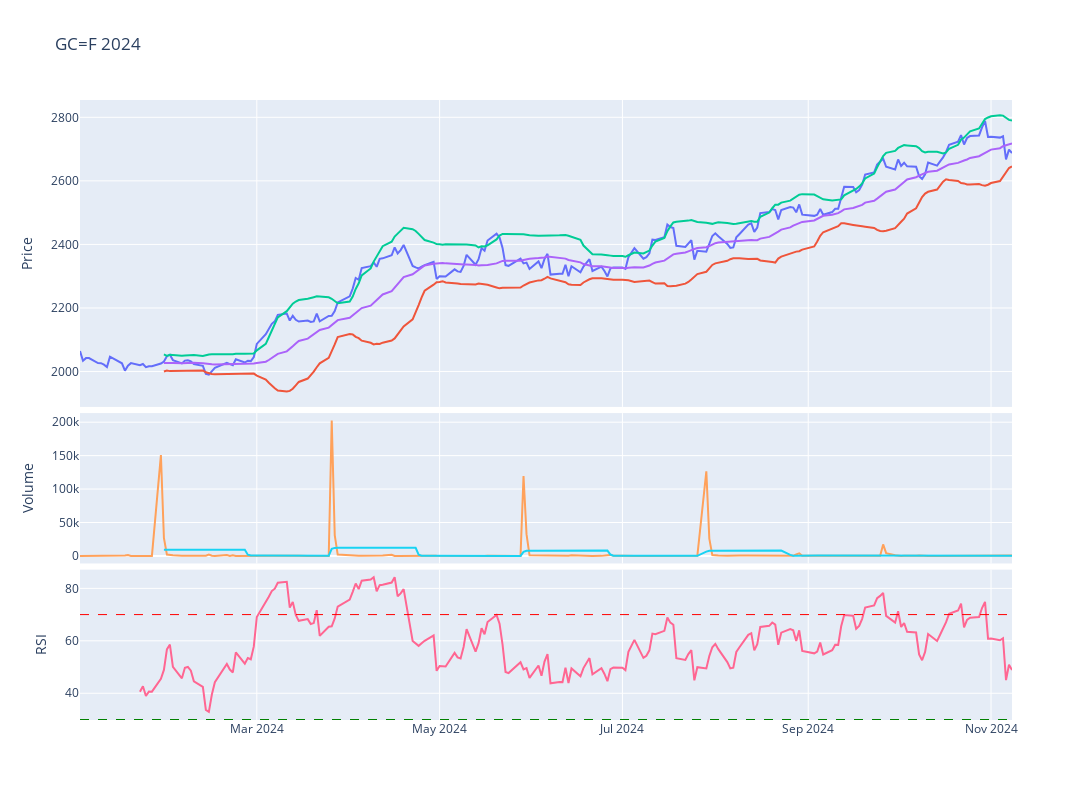

Notebook cell for this chart:
### Code cell
# Plot the adjusted close price
fig = make_subplots(rows=4, cols=1,shared_xaxes=True,vertical_spacing=0.01,specs=[[{'rowspan':2,'colspan':1}],[None],[{'rowspan':1,'colspan':1}],[{'rowspan':1,'colspan':1}]])

# Graph (1,1)
fig.add_trace(go.Scatter(x=stock_ticker['Adj Close'].loc[year].index,y=stock_ticker['Adj Close'].loc[year],mode="lines",name=f'{ticker}'),row=1,col=1)
fig.add_trace(go.Scatter(x=stock_ticker['BB_Lower'].loc[year].index,y=stock_ticker['BB_Lower'].loc[year],mode="lines",name='BB_Lower'),row=1,col=1)
fig.add_trace(go.Scatter(x=stock_ticker['BB_Upper'].loc[year].index,y=stock_ticker['BB_Upper'].loc[year],mode="lines",name='BB_Upper'),row=1,col=1)
fig.add_trace(go.Scatter(x=stock_ticker['MMA20'].loc[year].index,y=stock_ticker['MMA20'].loc[year],mode="lines",name='MMA20'),row=1,col=1)
# Update xaxis properties
fig.update_yaxes(title_text="Price", row=1, col=1)

# Graph (3,1)
fig.add_trace(go.Scatter(x=stock_ticker['Volume'].loc[year].index,y=stock_ticker['Volume'].loc[year],mode="lines",name='Volume'),row=3, col=1)
fig.add_trace(go.Scatter(x=stock_ticker['Volume'].loc[year].index,y=stock_ticker['Volume'].loc[year].rolling(20).mean(),mode="lines",name='MMA20'),row=3,col=1)
fig.update_yaxes(title_text="Volume", row=3, col=1)

# Graph (4,1)
fig.add_trace(go.Scatter(x=stock_ticker['RSI'].loc[year].index,y=stock_ticker['RSI'].loc[year],mode="lines",name='RSI'),row=4, col=1)
fig.add_hline(y=30, line_width=1, line_dash="dash", line_color="green",row=4,col=1)
fig.add_hline(y=70, line_width=1, line_dash="dash", line_color="red",row=4,col=1)
fig.update_yaxes(title_text="RSI", row=4, col=1)

fig.update_layout(height=800, width=1300,showlegend=False,title=f"{ticker} {year}")

fig.show()

### Figure 1 — Plotly figure (JSON) as saved in the notebook; plotly's stock layout.template omitted (floating-point values rounded to 4 significant figures; data arrays with more than 128 entries replaced by an {"elided": "..."} marker saying what was removed)
{"data": [{"mode": "lines", "name": "GC=F", "type": "scatter", "x": {"elided": "217 str values"}, "xaxis": "x", "y": {"elided": "217 float values"}, "yaxis": "y"}, {"mode": "lines", "name": "BB_Lower", "type": "scatter", "x": {"elided": "217 str values"}, "xaxis": "x", "y": {"elided": "217 float values"}, "yaxis": "y"}, {"mode": "lines", "name": "BB_Upper", "type": "scatter", "x": {"elided": "217 str values"}, "xaxis": "x", "y": {"elided": "217 float values"}, "yaxis": "y"}, {"mode": "lines", "name": "MMA20", "type": "scatter", "x": {"elided": "217 str values"}, "xaxis": "x", "y": {"elided": "217 float values"}, "yaxis": "y"}, {"mode": "lines", "name": "Volume", "type": "scatter", "x": {"elided": "217 str values"}, "xaxis": "x2", "y": {"elided": "217 int values"}, "yaxis": "y2"}, {"mode": "lines", "name": "MMA20", "type": "scatter", "x": {"elided": "217 str values"}, "xaxis": "x2", "y": {"elided": "217 float values"}, "yaxis": "y2"}, {"mode": "lines", "name": "RSI", "type": "scatter", "x": {"elided": "217 str values"}, "xaxis": "x3", "y": {"elided": "217 float values"}, "yaxis": "y3"}], "layout": {"height": 800, "shapes": [{"line": {"color": "green", "dash": "dash", "width": 1}, "type": "line", "x0": 0, "x1": 1, "xref": "x3 domain", "y0": 30, "y1": 30, "yref": "y3"}, {"line": {"color": "red", "dash": "dash", "width": 1}, "type": "line", "x0": 0, "x1": 1, "xref": "x3 domain", "y0": 70, "y1": 70, "yref": "y3"}], "showlegend": false, "title": {"text": "GC=F 2024"}, "width": 1300, "xaxis": {"anchor": "y", "domain": [0, 1], "matches": "x3", "showticklabels": false}, "xaxis2": {"anchor": "y2", "domain": [0, 1], "matches": "x3", "showticklabels": false}, "xaxis3": {"anchor": "y3", "domain": [0, 1]}, "yaxis": {"anchor": "x", "domain": [0.505, 1], "title": {"text": "Price"}}, "yaxis2": {"anchor": "x2", "domain": [0.2525, 0.495], "title": {"text": "Volume"}}, "yaxis3": {"anchor": "x3", "domain": [0, 0.2425], "title": {"text": "RSI"}}}}
